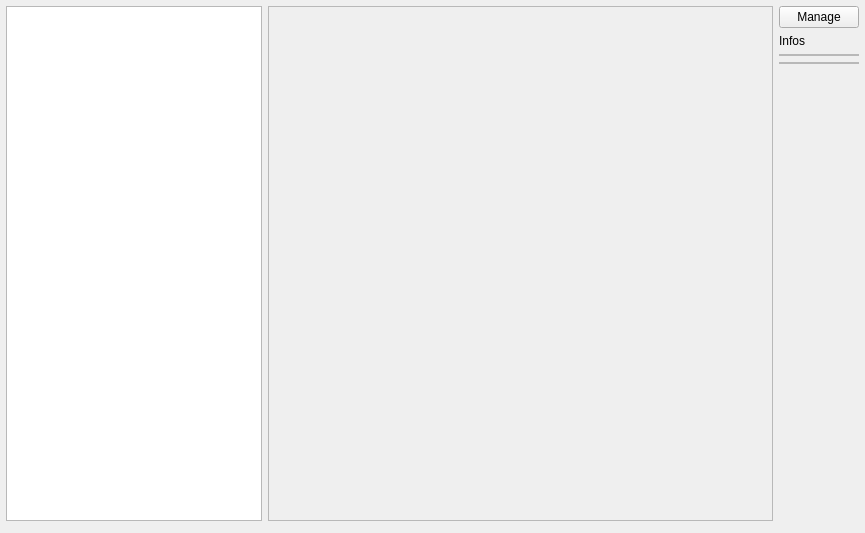
<?xml version="1.0" encoding="UTF-8"?>
<ui version="4.0">
 <class>VirtualControllerTab</class>
 <widget class="QWidget" name="VirtualControllerTab">
  <property name="geometry">
   <rect>
    <x>0</x>
    <y>0</y>
    <width>865</width>
    <height>533</height>
   </rect>
  </property>
  <property name="sizePolicy">
   <sizepolicy hsizetype="Expanding" vsizetype="Expanding">
    <horstretch>0</horstretch>
    <verstretch>0</verstretch>
   </sizepolicy>
  </property>
  <property name="maximumSize">
   <size>
    <width>16777215</width>
    <height>16777215</height>
   </size>
  </property>
  <property name="windowTitle">
   <string>Form</string>
  </property>
  <property name="autoFillBackground">
   <bool>false</bool>
  </property>
  <property name="styleSheet">
   <string notr="true"/>
  </property>
  <layout class="QGridLayout" name="gridLayout" rowstretch="0,0,0,0,0,0" columnstretch="0,10,0">
   <property name="leftMargin">
    <number>6</number>
   </property>
   <property name="topMargin">
    <number>6</number>
   </property>
   <property name="rightMargin">
    <number>6</number>
   </property>
   <property name="bottomMargin">
    <number>6</number>
   </property>
   <item row="5" column="0" colspan="3">
    <widget class="BackgroundApplier" name="backgroundApplier" native="true">
     <property name="sizePolicy">
      <sizepolicy hsizetype="Preferred" vsizetype="Preferred">
       <horstretch>0</horstretch>
       <verstretch>0</verstretch>
      </sizepolicy>
     </property>
     <property name="minimumSize">
      <size>
       <width>0</width>
       <height>0</height>
      </size>
     </property>
     <property name="styleSheet">
      <string notr="true"/>
     </property>
    </widget>
   </item>
   <item row="2" column="2">
    <widget class="QFrame" name="gridFrame">
     <property name="frameShape">
      <enum>QFrame::StyledPanel</enum>
     </property>
     <property name="frameShadow">
      <enum>QFrame::Sunken</enum>
     </property>
     <layout class="QGridLayout" name="gridLayout_4">
      <property name="leftMargin">
       <number>0</number>
      </property>
      <property name="topMargin">
       <number>0</number>
      </property>
      <property name="rightMargin">
       <number>0</number>
      </property>
      <property name="bottomMargin">
       <number>0</number>
      </property>
      <property name="spacing">
       <number>0</number>
      </property>
      <item row="0" column="0">
       <widget class="GridOptions" name="gridOptions" native="true">
        <property name="sizePolicy">
         <sizepolicy hsizetype="Preferred" vsizetype="Preferred">
          <horstretch>0</horstretch>
          <verstretch>0</verstretch>
         </sizepolicy>
        </property>
        <property name="minimumSize">
         <size>
          <width>0</width>
          <height>0</height>
         </size>
        </property>
       </widget>
      </item>
     </layout>
    </widget>
   </item>
   <item row="1" column="2">
    <widget class="QLabel" name="virtual_controller_details_label">
     <property name="text">
      <string>Infos</string>
     </property>
    </widget>
   </item>
   <item row="4" column="2">
    <spacer name="verticalSpacer">
     <property name="orientation">
      <enum>Qt::Vertical</enum>
     </property>
     <property name="sizeHint" stdset="0">
      <size>
       <width>20</width>
       <height>40</height>
      </size>
     </property>
    </spacer>
   </item>
   <item row="3" column="2">
    <widget class="QFrame" name="itemFrame">
     <property name="frameShape">
      <enum>QFrame::StyledPanel</enum>
     </property>
     <property name="frameShadow">
      <enum>QFrame::Sunken</enum>
     </property>
     <layout class="QGridLayout" name="gridLayout_2">
      <property name="leftMargin">
       <number>0</number>
      </property>
      <property name="topMargin">
       <number>0</number>
      </property>
      <property name="rightMargin">
       <number>0</number>
      </property>
      <property name="bottomMargin">
       <number>0</number>
      </property>
      <property name="spacing">
       <number>0</number>
      </property>
      <item row="0" column="0">
       <widget class="ItemOptions" name="itemOptions" native="true">
        <property name="sizePolicy">
         <sizepolicy hsizetype="Preferred" vsizetype="Preferred">
          <horstretch>0</horstretch>
          <verstretch>0</verstretch>
         </sizepolicy>
        </property>
        <property name="minimumSize">
         <size>
          <width>0</width>
          <height>0</height>
         </size>
        </property>
       </widget>
      </item>
     </layout>
    </widget>
   </item>
   <item row="0" column="2">
    <widget class="QPushButton" name="main_menu">
     <property name="text">
      <string>Manage</string>
     </property>
    </widget>
   </item>
   <item row="0" column="0" rowspan="5">
    <widget class="QTableWidget" name="zoneList">
     <property name="sizePolicy">
      <sizepolicy hsizetype="Minimum" vsizetype="Expanding">
       <horstretch>0</horstretch>
       <verstretch>0</verstretch>
      </sizepolicy>
     </property>
     <property name="styleSheet">
      <string notr="true"/>
     </property>
    </widget>
   </item>
   <item row="0" column="1" rowspan="5">
    <widget class="QFrame" name="frame">
     <property name="frameShape">
      <enum>QFrame::StyledPanel</enum>
     </property>
     <property name="frameShadow">
      <enum>QFrame::Sunken</enum>
     </property>
     <layout class="QGridLayout" name="gridLayout_3">
      <property name="leftMargin">
       <number>0</number>
      </property>
      <property name="topMargin">
       <number>0</number>
      </property>
      <property name="rightMargin">
       <number>0</number>
      </property>
      <property name="bottomMargin">
       <number>0</number>
      </property>
      <property name="spacing">
       <number>0</number>
      </property>
      <item row="0" column="0">
       <widget class="Grid" name="grid" native="true">
        <property name="minimumSize">
         <size>
          <width>400</width>
          <height>400</height>
         </size>
        </property>
        <property name="styleSheet">
         <string notr="true"/>
        </property>
       </widget>
      </item>
     </layout>
    </widget>
   </item>
  </layout>
 </widget>
 <customwidgets>
  <customwidget>
   <class>Grid</class>
   <extends>QWidget</extends>
   <header>Grid.h</header>
   <container>1</container>
  </customwidget>
  <customwidget>
   <class>GridOptions</class>
   <extends>QWidget</extends>
   <header>GridOptions.h</header>
   <container>1</container>
  </customwidget>
  <customwidget>
   <class>ItemOptions</class>
   <extends>QWidget</extends>
   <header>ItemOptions.h</header>
   <container>1</container>
  </customwidget>
  <customwidget>
   <class>BackgroundApplier</class>
   <extends>QWidget</extends>
   <header location="global">BackgroundApplier.h</header>
   <container>1</container>
  </customwidget>
 </customwidgets>
 <resources/>
 <connections/>
</ui>
